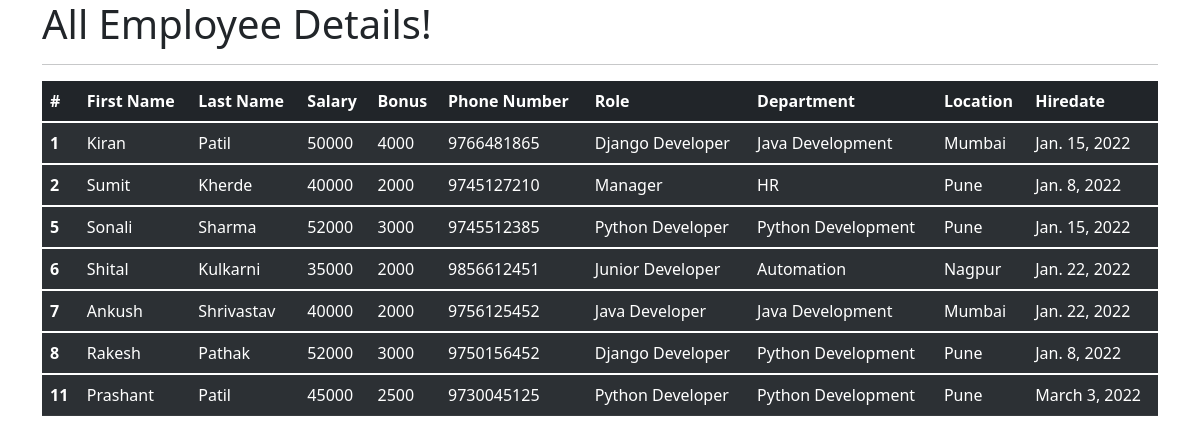
The app's page /all_emp with its own data.
### emp_app/models.py (models this page shows, shortened)
class Employee(models.Model):
    first_name = models.CharField(max_length=100, null=False)
    last_name = models.CharField(max_length=100)
    dept = models.ForeignKey(Department, on_delete=models.CASCADE)
    salary = models.IntegerField(default=0)
    bonus = models.IntegerField(default=0)
    role = models.ForeignKey(Role, on_delete=models.CASCADE)
    phone = models.IntegerField(default=0)
    hire_date = models.DateField()
    def __str__(self):
        return "%s %s %s" %(self.first_name, self.last_name, self.phone)

class Role(models.Model):
    name = models.CharField(max_length=100,null=False)

class Department(models.Model):
    name = models.CharField(max_length=100,null=False)
    location = models.CharField(max_length=100)

### emp_app/views.py (the view)
# urls.py: path('all_emp',views.all_emp, name= 'all_emp'),
def all_emp(request):
    emps = Employee.objects.all()
    context = {
        'emps': emps
    }
    print(context)
    return render(request, 'view_all_emp.html',context)

### emp_app/templates/view_all_emp.html (shortened to what this page needs)
<!doctype html>
<html lang="en">
<head>
  <link href="https://cdn.jsdelivr.net/npm/bootstrap@5.1.3/dist/css/bootstrap.min.css" rel="stylesheet">
</head>
<body>
    <div class="container">
            <h1>All Employee Details!</h1>
        <hr>
        <table class="table table-dark table-striped">
            <thead>
              <tr>
                <th scope="col">#</th>
                <th scope="col">First Name</th>
                <th scope="col">Last Name</th>
                <th scope="col">Salary</th>
                <th scope="col">Bonus</th>
                <th scope="col">Phone Number</th>
                <th scope="col">Role</th>
                <th scope="col">Department</th>
                <th scope="col">Location</th>
                <th scope="col">Hiredate</th>
              </tr>
            </thead>
                   {% for emp in emps %}
            <tbody>
              <tr>
                <th scope="row">{{emp.id}}</th>
                <td>{{emp.first_name}}</td>
                <td>{{emp.last_name}}</td>
                <td>{{emp.salary}}</td>
                <td>{{emp.bonus}}</td>
                <td>{{emp.phone}}</td>
                <td>{{emp.role.name}}</td>
                <td>{{emp.dept.name}}</td>
                <td>{{emp.dept.location}}</td>
                <td>{{emp.hire_date}}</td>
              </tr>
            </tbody>
                   {% endfor %}
        </table>
    </div>
    </body>
  </html>

### records on screen
Employee: id "1", first_name "Kiran", last_name "Patil", salary "50000", bonus "4000", phone "9766481865", role.name "Django Developer", dept.name "Java Development", dept.location "Mumbai", hire_date "Jan. 15, 2022"
Employee: id "2", first_name "Sumit", last_name "Kherde", salary "40000", bonus "2000", phone "9745127210", role.name "Manager", dept.name "HR", dept.location "Pune", hire_date "Jan. 8, 2022"
Employee: id "5", first_name "Sonali", last_name "Sharma", salary "52000", bonus "3000", phone "9745512385", role.name "Python Developer", dept.name "Python Development", dept.location "Pune", hire_date "Jan. 15, 2022"
Employee: id "6", first_name "Shital", last_name "Kulkarni", salary "35000", bonus "2000", phone "9856612451", role.name "Junior Developer", dept.name "Automation", dept.location "Nagpur", hire_date "Jan. 22, 2022"
Employee: id "7", first_name "Ankush", last_name "Shrivastav", salary "40000", bonus "2000", phone "9756125452", role.name "Java Developer", dept.name "Java Development", dept.location "Mumbai", hire_date "Jan. 22, 2022"
Employee: id "8", first_name "Rakesh", last_name "Pathak", salary "52000", bonus "3000", phone "9750156452", role.name "Django Developer", dept.name "Python Development", dept.location "Pune", hire_date "Jan. 8, 2022"
Employee: id "11", first_name "Prashant", last_name "Patil", salary "45000", bonus "2500", phone "9730045125", role.name "Python Developer", dept.name "Python Development", dept.location "Pune", hire_date "March 3, 2022"
